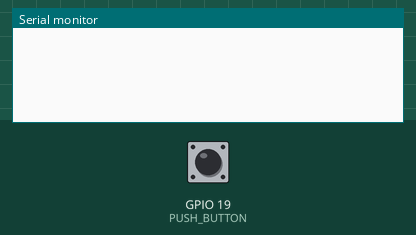
Bench run of a program on a simulated ESP32. On the bench: the last lines printed to the serial monitor. The inputs (shaded band) are chosen by the test bench; at power-on: GPIO 19 (PUSH_BUTTON) HIGH.

Above: at 1.2 s.
1.3 s: GPIO 19 (PUSH_BUTTON) pulled LOW for 0.15 s
At 1.9 s:
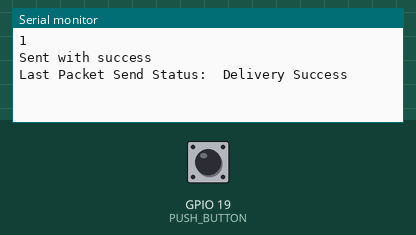
2.9 s: GPIO 19 (PUSH_BUTTON) pulled LOW for 1 s
At 4.6 s:
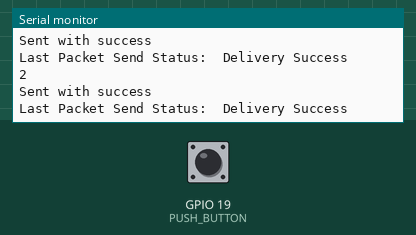
5.4 s: GPIO 19 (PUSH_BUTTON) pulled LOW for 0.15 s
At 6.2 s:
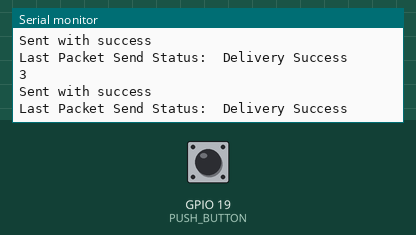

Measured:
- after the input at 1.3 s, the serial monitor: prints a new line at once (image 1)
- after the input at 2.9 s, the serial monitor: prints a new line after 0.40 s (image 2)
- after the input at 5.4 s, the serial monitor: prints a new line at once (image 3)

The program:

main.cpp
```cpp
#include <Arduino.h>
#include <esp_now.h>
#include <WiFi.h>

#define PUSH_BUTTON 19

uint8_t stateControllerAddress[] = {0x3C, 0x61, 0x05, 0x03, 0xD4, 0xB0};


typedef struct startGame {
  bool start;

} startGame;

startGame command;
esp_now_peer_info_t peerInfo;
int count = 0;

void OnDataSent(const uint8_t *mac_addr, esp_now_send_status_t status) {
  Serial.print("\r\nLast Packet Send Status:\t");
  Serial.println(status == ESP_NOW_SEND_SUCCESS ? "Delivery Success" : "Delivery Fail");
}


void setup() {
  Serial.begin(9600);

  pinMode(PUSH_BUTTON, INPUT_PULLUP);
  WiFi.mode(WIFI_STA);

  // Init ESPNOW
  if (esp_now_init() != ESP_OK) {
    Serial.println("Error initializing ESP-NOW");
    return;
  }

  // Do OnDataSent() when sent
  esp_now_register_send_cb(OnDataSent);

  // Register stateControllerPeer
  memcpy(peerInfo.peer_addr, stateControllerAddress, 6);
  peerInfo.channel = 0;
  peerInfo.encrypt = false;

  if (esp_now_add_peer(&peerInfo) != ESP_OK) {
    Serial.println("Failed to add peer");
    return;
  }

}

void loop() {

  command.start = false;

  if (digitalRead(PUSH_BUTTON) == LOW) {
    count++;
    Serial.printf("%d\n", count);
    command.start = true;

    esp_err_t result = esp_now_send(stateControllerAddress, (uint8_t *) &command, sizeof(command));

    if (result == ESP_OK) {
      Serial.println("Sent with success");
    } else {
      Serial.println("Error sending the data");
    }
    delay(2000);


  }
}
```
